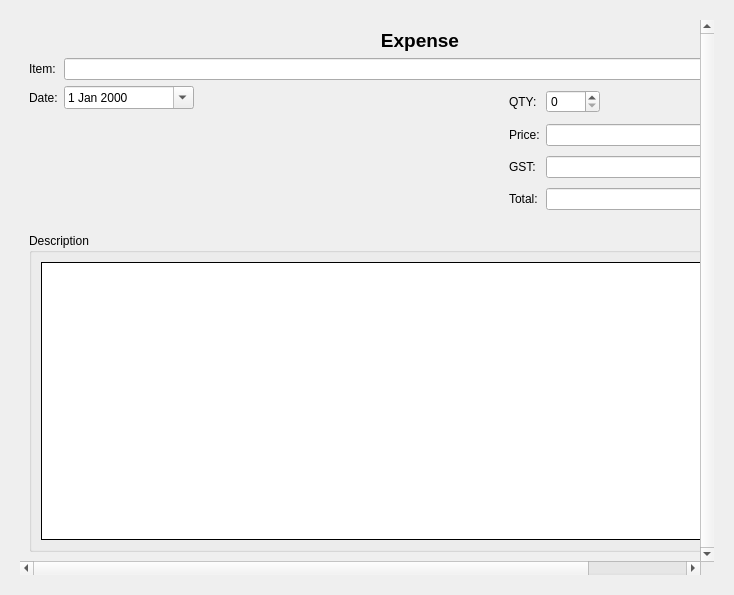
<?xml version="1.0" encoding="UTF-8"?>
<ui version="4.0">
 <class>ExpensesWidget</class>
 <widget class="QWidget" name="ExpensesWidget">
  <property name="geometry">
   <rect>
    <x>0</x>
    <y>0</y>
    <width>734</width>
    <height>595</height>
   </rect>
  </property>
  <property name="minimumSize">
   <size>
    <width>0</width>
    <height>300</height>
   </size>
  </property>
  <property name="windowTitle">
   <string>ExpenseWidget</string>
  </property>
  <property name="layoutDirection">
   <enum>Qt::LeftToRight</enum>
  </property>
  <property name="styleSheet">
   <string notr="true">QWidget #scrollAreaWidgetContents_2 { border : 3px ridge rgb(160, 160, 160) };</string>
  </property>
  <layout class="QHBoxLayout" name="horizontalLayout">
   <property name="margin">
    <number>20</number>
   </property>
   <item>
    <widget class="QScrollArea" name="scrollArea">
     <property name="frameShape">
      <enum>QFrame::Panel</enum>
     </property>
     <property name="frameShadow">
      <enum>QFrame::Plain</enum>
     </property>
     <property name="lineWidth">
      <number>0</number>
     </property>
     <property name="midLineWidth">
      <number>1</number>
     </property>
     <property name="verticalScrollBarPolicy">
      <enum>Qt::ScrollBarAlwaysOn</enum>
     </property>
     <property name="widgetResizable">
      <bool>true</bool>
     </property>
     <property name="alignment">
      <set>Qt::AlignCenter</set>
     </property>
     <widget class="QWidget" name="scrollAreaWidgetContents_2">
      <property name="geometry">
       <rect>
        <x>0</x>
        <y>0</y>
        <width>800</width>
        <height>537</height>
       </rect>
      </property>
      <property name="sizePolicy">
       <sizepolicy hsizetype="Fixed" vsizetype="Preferred">
        <horstretch>0</horstretch>
        <verstretch>0</verstretch>
       </sizepolicy>
      </property>
      <property name="minimumSize">
       <size>
        <width>800</width>
        <height>0</height>
       </size>
      </property>
      <property name="styleSheet">
       <string notr="true">QWidget #scrollAreaWidgetContents_2 { background-color: white};</string>
      </property>
      <layout class="QVBoxLayout" name="verticalLayout_2">
       <item>
        <widget class="QLabel" name="ExpenseLabel">
         <property name="font">
          <font>
           <pointsize>14</pointsize>
           <weight>75</weight>
           <bold>true</bold>
          </font>
         </property>
         <property name="text">
          <string>Expense</string>
         </property>
         <property name="alignment">
          <set>Qt::AlignCenter</set>
         </property>
        </widget>
       </item>
       <item>
        <layout class="QGridLayout" name="gridLayout_2">
         <item row="0" column="0">
          <widget class="QLabel" name="expenseItemLabel">
           <property name="text">
            <string>Item:</string>
           </property>
          </widget>
         </item>
         <item row="0" column="1" colspan="3">
          <widget class="QLineEdit" name="expenseItemEdit"/>
         </item>
         <item row="1" column="0">
          <widget class="QLabel" name="expenseDateLabel">
           <property name="text">
            <string>Date:</string>
           </property>
          </widget>
         </item>
         <item row="1" column="1">
          <widget class="QDateEdit" name="expenseDateEdit">
           <property name="minimumSize">
            <size>
             <width>130</width>
             <height>0</height>
            </size>
           </property>
           <property name="calendarPopup">
            <bool>true</bool>
           </property>
          </widget>
         </item>
         <item row="1" column="2">
          <spacer name="horizontalSpacer_3">
           <property name="orientation">
            <enum>Qt::Horizontal</enum>
           </property>
           <property name="sizeHint" stdset="0">
            <size>
             <width>40</width>
             <height>20</height>
            </size>
           </property>
          </spacer>
         </item>
         <item row="1" column="3" rowspan="2">
          <layout class="QGridLayout" name="gridLayout">
           <item row="0" column="0">
            <widget class="QLabel" name="expenseQTYLabel">
             <property name="text">
              <string>QTY:</string>
             </property>
            </widget>
           </item>
           <item row="0" column="1">
            <widget class="QSpinBox" name="expenseQTYEdit">
             <property name="maximum">
              <number>9999</number>
             </property>
            </widget>
           </item>
           <item row="0" column="2">
            <spacer name="horizontalSpacer">
             <property name="orientation">
              <enum>Qt::Horizontal</enum>
             </property>
             <property name="sizeHint" stdset="0">
              <size>
               <width>68</width>
               <height>24</height>
              </size>
             </property>
            </spacer>
           </item>
           <item row="1" column="0">
            <widget class="QLabel" name="expensePriceLabel">
             <property name="text">
              <string>Price:</string>
             </property>
            </widget>
           </item>
           <item row="1" column="1" colspan="2">
            <widget class="QLineEdit" name="expensePriceEdit">
             <property name="inputMask">
              <string/>
             </property>
             <property name="text">
              <string/>
             </property>
             <property name="readOnly">
              <bool>true</bool>
             </property>
            </widget>
           </item>
           <item row="2" column="0">
            <widget class="QLabel" name="expenseGSTLabel">
             <property name="text">
              <string>GST:</string>
             </property>
            </widget>
           </item>
           <item row="3" column="0">
            <widget class="QLabel" name="expenseTotalLabel">
             <property name="text">
              <string>Total:</string>
             </property>
            </widget>
           </item>
           <item row="3" column="1" colspan="2">
            <widget class="QLineEdit" name="expenseTotalEdit">
             <property name="inputMask">
              <string/>
             </property>
             <property name="text">
              <string/>
             </property>
             <property name="readOnly">
              <bool>false</bool>
             </property>
            </widget>
           </item>
           <item row="4" column="1">
            <spacer name="verticalSpacer_2">
             <property name="orientation">
              <enum>Qt::Vertical</enum>
             </property>
             <property name="sizeType">
              <enum>QSizePolicy::Fixed</enum>
             </property>
             <property name="sizeHint" stdset="0">
              <size>
               <width>20</width>
               <height>13</height>
              </size>
             </property>
            </spacer>
           </item>
           <item row="2" column="1" colspan="2">
            <widget class="QLineEdit" name="expenseGSTEdit">
             <property name="readOnly">
              <bool>true</bool>
             </property>
            </widget>
           </item>
          </layout>
         </item>
         <item row="2" column="1">
          <spacer name="verticalSpacer">
           <property name="orientation">
            <enum>Qt::Vertical</enum>
           </property>
           <property name="sizeType">
            <enum>QSizePolicy::Fixed</enum>
           </property>
           <property name="sizeHint" stdset="0">
            <size>
             <width>20</width>
             <height>112</height>
            </size>
           </property>
          </spacer>
         </item>
        </layout>
       </item>
       <item>
        <widget class="QGroupBox" name="groupBox">
         <property name="sizePolicy">
          <sizepolicy hsizetype="Ignored" vsizetype="Expanding">
           <horstretch>0</horstretch>
           <verstretch>0</verstretch>
          </sizepolicy>
         </property>
         <property name="title">
          <string>Description</string>
         </property>
         <layout class="QGridLayout" name="gridLayout_3">
          <item row="0" column="0">
           <widget class="QTextEdit" name="descriptionEdit">
            <property name="frameShape">
             <enum>QFrame::Panel</enum>
            </property>
            <property name="frameShadow">
             <enum>QFrame::Plain</enum>
            </property>
           </widget>
          </item>
         </layout>
        </widget>
       </item>
      </layout>
     </widget>
    </widget>
   </item>
  </layout>
 </widget>
 <tabstops>
  <tabstop>expenseItemEdit</tabstop>
  <tabstop>expenseDateEdit</tabstop>
  <tabstop>expenseQTYEdit</tabstop>
  <tabstop>expensePriceEdit</tabstop>
  <tabstop>expenseGSTEdit</tabstop>
  <tabstop>expenseTotalEdit</tabstop>
  <tabstop>descriptionEdit</tabstop>
  <tabstop>scrollArea</tabstop>
 </tabstops>
 <resources/>
 <connections/>
</ui>
